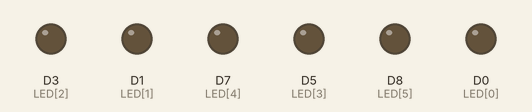
This sketch was run on a simulated ESP8266 (NodeMCU). On the bench: output pins drawn as LEDs (lit = HIGH).

Above: at 0.5 s.
At 2.5 s:
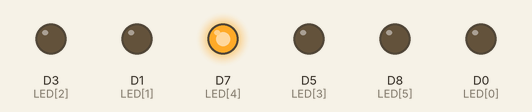
At 3.5 s:
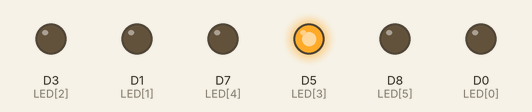
At 4.5 s:
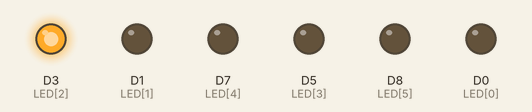
At 6.5 s:
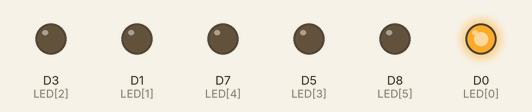
At 8.5 s:
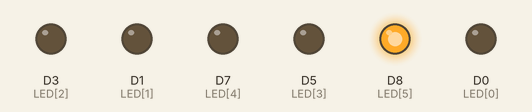
Timing chart, 0 to 9.1 s (numbered marks = the images above):
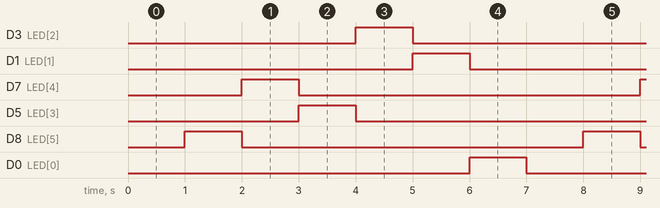

Measured:
- by itself, D3 (LED[2]), D1 (LED[1]), D7 (LED[4]), D5 (LED[3]), D8 (LED[5]), D0 (LED[0]): alternates HIGH for 1.0 s and LOW for 6.0 s
- by itself, everything shown: repeats every 7.0 s, in 7 steps

The sketch:

Right_to_Left.ino
```cpp
unsigned int LED[6] = {D0, D1, D3, D5, D7, D8};

int i = 0, j=0;

void setup() {
  // put your setup code here, to run once:
  for(i=0; i<6; i++)
  {
    pinMode(LED[i], OUTPUT);
    digitalWrite(LED[i], LOW);
  }
}

void loop() {
  // put your main code here, to run repeatedly:
  for(i=6; i>=0; i--)
  {
      for(j=6; j>=0; j--)
      {
        if(i==j)
        digitalWrite(LED[j], HIGH);
        else
        digitalWrite(LED[j], LOW);
      }
     delay(1000);
  }
}
```
